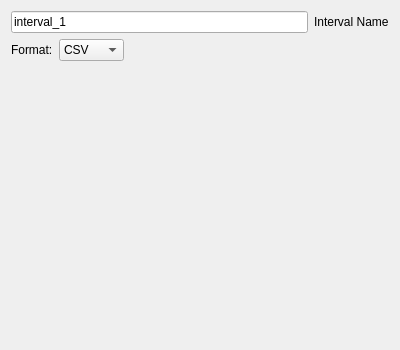
<?xml version="1.0" encoding="UTF-8"?>
<ui version="4.0">
 <class>DigitalIntervalImport_Widget</class>
 <widget class="QWidget" name="DigitalIntervalImport_Widget">
  <property name="geometry">
   <rect>
    <x>0</x>
    <y>0</y>
    <width>400</width>
    <height>350</height>
   </rect>
  </property>
  <property name="windowTitle">
   <string>Digital Interval Import</string>
  </property>
  <layout class="QVBoxLayout" name="mainVerticalLayout">
   <item>
    <layout class="QHBoxLayout" name="dataNameLayout">
     <item>
      <widget class="QLineEdit" name="data_name_text">
       <property name="text">
        <string>interval_1</string>
       </property>
      </widget>
     </item>
     <item>
      <widget class="QLabel" name="label_data_name">
       <property name="text">
        <string>Interval Name</string>
       </property>
      </widget>
     </item>
    </layout>
   </item>
   <item>
    <layout class="QHBoxLayout" name="loaderTypeLayout">
     <item>
      <widget class="QLabel" name="label_loader_type">
       <property name="text">
        <string>Format:</string>
       </property>
      </widget>
     </item>
     <item>
      <widget class="QComboBox" name="loader_type_combo">
       <item>
        <property name="text">
         <string>CSV</string>
        </property>
       </item>
       <item>
        <property name="text">
         <string>Binary</string>
        </property>
       </item>
      </widget>
     </item>
     <item>
      <spacer name="loaderTypeSpacer">
       <property name="orientation">
        <enum>Qt::Orientation::Horizontal</enum>
       </property>
       <property name="sizeHint" stdset="0">
        <size>
         <width>40</width>
         <height>20</height>
        </size>
       </property>
      </spacer>
     </item>
    </layout>
   </item>
   <item>
    <widget class="QStackedWidget" name="stacked_loader_options">
     <property name="currentIndex">
      <number>0</number>
     </property>
     <widget class="CSVDigitalIntervalImport_Widget" name="csv_digital_interval_import_widget"/>
     <widget class="BinaryDigitalIntervalImport_Widget" name="binary_digital_interval_import_widget"/>
    </widget>
   </item>
   <item>
    <spacer name="verticalSpacer">
     <property name="orientation">
      <enum>Qt::Orientation::Vertical</enum>
     </property>
     <property name="sizeHint" stdset="0">
      <size>
       <width>20</width>
       <height>40</height>
      </size>
     </property>
    </spacer>
   </item>
  </layout>
 </widget>
 <customwidgets>
  <customwidget>
   <class>CSVDigitalIntervalImport_Widget</class>
   <extends>QWidget</extends>
   <header>DigitalTimeSeries/CSV/CSVDigitalIntervalImport_Widget.hpp</header>
   <container>1</container>
  </customwidget>
  <customwidget>
   <class>BinaryDigitalIntervalImport_Widget</class>
   <extends>QWidget</extends>
   <header>DigitalTimeSeries/Binary/BinaryDigitalIntervalImport_Widget.hpp</header>
   <container>1</container>
  </customwidget>
 </customwidgets>
 <resources/>
 <connections/>
</ui>
